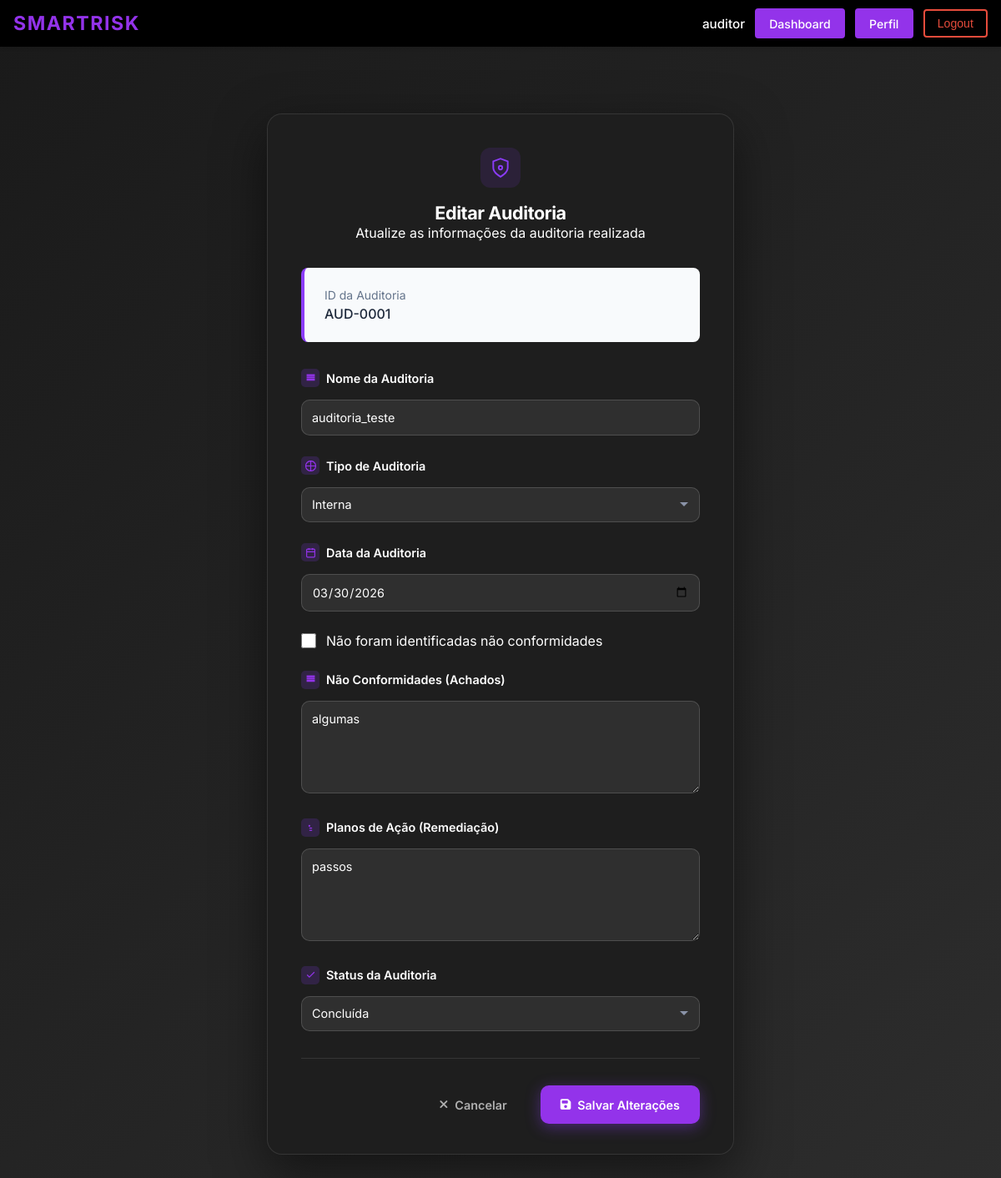
/editar_auditoria/1/ (signed in), run on the app's committed database.
### ismsapp/models.py (models this page shows, shortened)
class Auditoria(models.Model):
    class TipoAuditoria(models.TextChoices):
        INTERNA = "interna", "Interna"
        EXTERNA = "externa", "Externa"
    class StatusAuditoria(models.TextChoices):
        PENDENTE = "pendente", "Pendente"
        CONCLUIDA = "concluida", "Concluída"
    """Type of audit: internal or external."""
    tipo_auditoria = models.CharField(
        max_length=20,
        choices=TipoAuditoria.choices,
        help_text="Tipo de auditoria realizada: interna ou externa."
    )
    """Name or ID of the audit (e.g., 'AUD-2023-001')."""
    nome = models.CharField(
        max_length=255,
        help_text="Nome ou ID da auditoria (ex: 'AUD-2023-001')."
    )
    """Date when the audit was conducted."""
    data_auditoria = models.DateField(
        help_text="Data em que a auditoria foi realizada."
    )
    """Whether non-conformities were identified during the audit."""
    nao_conformidades_identificadas = models.BooleanField(
        default=False,
        help_text="Indica se foram identificadas não conformidades durante a auditoria."
    )
    """Description of non-conformities found (if any)."""
    nao_conformidades = models.TextField(
        blank=True,
        help_text="Descrição dos achados e não conformidades identificadas (se houver)."
    )
    """Remediation/action plan to address identified non-conformities."""
    plano_acao = models.TextField(
        blank=True,
        help_text="Planos de ação para remediação das não conformidades."
    )
    """Current status of the audit."""
    status = models.CharField(
        max_length=20,
        choices=StatusAuditoria.choices,
        default=StatusAuditoria.PENDENTE,
        help_text="Status atual da auditoria."
    )
    """User who registered this audit."""
    registrado_por = models.ForeignKey(
        User,
        on_delete=models.SET_NULL,
        null=True,
        blank=True,
        related_name="auditorias_registradas",
        help_text="Usuário que registrou esta auditoria."
    )
    """Timestamp when this audit was registered."""
    data_registro = models.DateTimeField(
        auto_now_add=True,
        help_text="Data e hora do registro da auditoria no sistema."
    )
    """Timestamp of the last update to this audit."""
    data_atualizacao = models.DateTimeField(
        auto_now=True,
        help_text="Data e hora da última atualização da auditoria."
    )
    class Meta:
        verbose_name = "Auditoria"
        verbose_name_plural = "Auditorias"
        ordering = ["-data_auditoria"]

### ismsapp/views.py (the view, shortened to what this page needs)
# urls.py: path("editar_auditoria/<int:auditoria_id>/", views.UpdateAuditoriaView.as_view(), name="editar_auditoria"),
class UpdateAuditoriaView(View):
    form_class = AuditoriaForm
    template_name = "ismsapp/editar_auditoria.html"
    def _check_permission(self, user):
        if not user.is_authenticated:
            return False
        user_profile = getattr(user, 'profile', None)
        if not user_profile:
            return False
        return user_profile.actor_type == UserProfile.Actor.AUDITOR
    @method_decorator(login_required(login_url="login"))
    def get(self, request, auditoria_id=None, *args, **kwargs):
        if not self._check_permission(request.user):
            return redirect('dashboard')
        from .models import Auditoria
        if not auditoria_id:
            return redirect('lista_auditorias')
        try:
            auditoria = Auditoria.objects.get(id=auditoria_id)
        except Auditoria.DoesNotExist:
            messages.error(request, "Auditoria não encontrada.")
            return redirect('lista_auditorias')
        form = self.form_class(instance=auditoria)
        contexto = {
            'form': form,
            'auditoria': auditoria,
            'auditoria_id': auditoria_id,
        }
        return render(request, self.template_name, contexto)

### ismsapp/templates/ismsapp/editar_auditoria.html (shortened to what this page needs)
{% extends "ismsapp/base.html" %}
{% load static %}
{% block extra_css %}
    <link href="{% static 'css/ismsapp/identificacao_riscos.css' %}" rel="stylesheet">
    <link href="{% static 'css/ismsapp/editar_auditoria.css' %}" rel="stylesheet">
    <link href="https://cdnjs.cloudflare.com/ajax/libs/font-awesome/6.4.0/css/all.min.css" rel="stylesheet">
{% endblock %}
{% block content %}
    <div class="page">
        <form method="post" action="" class="card">
            <div class="card-header">
                <div class="shield-wrap">
                    <svg width="26" height="26" viewBox="0 0 24 24" fill="none" stroke="#8b3cf7" stroke-width="1.8">
                        <path d="M12 22s8-4 8-10V5l-8-3-8 3v7c0 6 8 10 8 10z"/>
                        <circle cx="12" cy="12" r="2"/>
                    </svg>
                </div>
                <div>
                    <h1 class="card-title">Editar Auditoria</h1>
                    <p class="card-description">Atualize as informações da auditoria realizada</p>
                </div>
            </div>
            <div style="background: #f8fafc; padding: 1.5rem; border-radius: 8px; margin-bottom: 2rem; border-left: 4px solid #8b3cf7;">
                <div>
                    <p style="color: #64748b; font-size: 0.875rem; margin-bottom: 0.25rem;">ID da Auditoria</p>
                    <p style="color: #1e293b; font-weight: 500;">AUD-{{ auditoria.id|stringformat:"04d" }}</p>
                </div>
            </div>
            <div class="section">
                <div class="section-label">
                    <span class="s-icon s-purple">
                        <svg width="13" height="13" viewBox="0 0 24 24" fill="none" stroke="currentColor" stroke-width="2.2">
                            <path d="M4 4h16v2H4V4z"/>
                            <path d="M4 9h16v2H4V9z"/>
                            <path d="M4 14h16v2H4v-2z"/>
                        </svg>
                    </span>
                    {{ form.nome.label }}
                </div>
                {{ form.nome }}
            </div>
            <div class="section">
                <div class="section-label">
                    <span class="s-icon s-purple">
                        <svg width="13" height="13" viewBox="0 0 24 24" fill="none" stroke="currentColor" stroke-width="2.2">
                            <path d="M12 1v22M1 12h22"/>
                            <circle cx="12" cy="12" r="11"/>
                        </svg>
                    </span>
                    {{ form.tipo_auditoria.label }}
                </div>
                {{ form.tipo_auditoria }}
            </div>
            <div class="section">
                <div class="section-label">
                    <span class="s-icon s-purple">
                        <svg width="13" height="13" viewBox="0 0 24 24" fill="none" stroke="currentColor" stroke-width="2.2">
                            <rect x="3" y="4" width="18" height="18" rx="2" ry="2"/>
                            <line x1="16" y1="2" x2="16" y2="6"/>
                            <line x1="8" y1="2" x2="8" y2="6"/>
                            <line x1="3" y1="10" x2="21" y2="10"/>
                        </svg>
                    </span>
                    {{ form.data_auditoria.label }}
                </div>
                {{ form.data_auditoria }}
            </div>
            <div class="section">
                <div style="display: flex; align-items: center; gap: 0.75rem;">
                    {{ form.nao_conformidades_identificadas }}
                    <label for="{{ form.nao_conformidades_identificadas.id_for_label }}" style="margin: 0; cursor: pointer;">
                        {{ form.nao_conformidades_identificadas.label }}
                    </label>
                </div>
            </div>
            <div class="section">
                <div class="section-label">
                    <span class="s-icon s-purple">
                        <svg width="13" height="13" viewBox="0 0 24 24" fill="none" stroke="currentColor" stroke-width="2.2">
                            <path d="M4 4h16v2H4V4z"/>
                            <path d="M4 9h16v2H4V9z"/>
                            <path d="M4 14h16v2H4v-2z"/>
                        </svg>
                    </span>
                    {{ form.nao_conformidades.label }}
                </div>
                {{ form.nao_conformidades }}
            </div>
            <div class="section">
                <div class="section-label">
                    <span class="s-icon s-purple">
                        <svg width="13" height="13" viewBox="0 0 24 24" fill="none" stroke="currentColor" stroke-width="2.2">
                            <circle cx="9" cy="9" r="1"/>
                            <path d="M9 14h6"/>
                            <path d="M9 19h6"/>
                        </svg>
                    </span>
                    {{ form.plano_acao.label }}
                </div>
                {{ form.plano_acao }}
            </div>
            <div class="section">
                <div class="section-label">
                    <span class="s-icon s-purple">
                        <svg width="13" height="13" viewBox="0 0 24 24" fill="none" stroke="currentColor" stroke-width="2.2">
                            <polyline points="20 6 9 17 4 12"></polyline>
                        </svg>
                    </span>
                    {{ form.status.label }}
                </div>
                {{ form.status }}
            </div>
            <div class="form-buttons">
                <a href="{% url 'lista_auditorias' %}" class="btn btn-cancel">
                    <i class="fas fa-times"></i> Cancelar
                </a>
                <button type="submit" class="btn btn-confirm">
                    <i class="fas fa-save"></i> Salvar Alterações
                </button>
            </div>
        </form>
    </div>
{% endblock %}

### ismsapp/templates/ismsapp/base.html (shortened to what this page needs)
{% load static %}
<!DOCTYPE html>
<html lang="en">
<head>
    <link rel="stylesheet" href="{% static 'css/ismsapp/header.css' %}">
    {% block extra_css %}{% endblock %}
</head>
<body class="{% block body_class %}{% endblock %}">
    <header class="isms-header" role="banner">
        <div class="header-container">
            <a href="{% url 'home' %}" class="header-logo" aria-label="SmartRisk home">
                <span class="logo-text">SmartRisk</span>
            </a>
            <nav id="site-navigation" class="header-nav" role="navigation" aria-label="Main Navigation">
                {% if user.is_authenticated %}
                    <div class="nav-user">
                        <span class="username">{{ user.username }}</span>
                        <a href="{% url 'dashboard' %}" class="nav-button dashboard-button {% if request.resolver_match.url_name == 'dashboard' %}active{% endif %}" aria-label="Dashboard">
                            Dashboard
                        </a>
                        <a href="{% url 'profile' %}" class="nav-button profile-button {% if request.resolver_match.url_name == 'profile' %}active{% endif %}" aria-label="Profile">
                            Perfil
                        </a>
                        <form action="{% url 'logout' %}" method="post" style="display:inline;">
                            <button type="submit" class="nav-button logout-button" aria-label="Logout">Logout</button>
                        </form>
                    </div>
                {% endif %}
            </nav>
        </div>
    </header>
    <main id="main-content" class="main-content">
        <div class="content-container">
            {% block content %}{% endblock %}
        </div>
    </main>
</body>
</html>

### ismsapp/static/css/ismsapp/header.css (style rules this page uses)
.isms-header { background-color: #000000; color: white; padding: 0.65rem 0; box-shadow: 0 2px 4px rgba(0, 0, 0, 0.1); position: sticky; top: 0; z-index: 100; }
.header-container { max-width: 1200px; margin: 0 auto; padding: 0 1rem; display: flex; justify-content: space-between; align-items: center; }
.header-logo { text-decoration: none; color: white; display: flex; align-items: center; gap: 0.5rem; }
.logo-text { font-size: 1.45rem; font-weight: 700; letter-spacing: 1.5px; color: #9333ea; text-transform: uppercase; transition: color 0.3s ease; }
.header-nav { display: flex; align-items: center; gap: 0.75rem; }
.nav-user, .nav-auth { display: flex; align-items: center; gap: 0.75rem; }
.username { font-size: 0.95rem; color: #ffffff; font-weight: 500; padding: 0; background-color: transparent; }
.nav-button { padding: 0.45rem 0.95rem; border-radius: 4px; text-decoration: none; font-size: 0.88rem; font-weight: 500; transition: all 0.3s ease; cursor: pointer; border: none; display: inline-block; }
.profile-button { background-color: #9333ea; color: white; border: 2px solid #9333ea; }
.dashboard-button { background-color: #9333ea; color: white; border: 2px solid #9333ea; }
.logout-button { background-color: transparent; color: #e74c3c; border: 2px solid #e74c3c; }
.main-content { max-width: 1200px; margin: 2rem auto; padding: 0 1.5rem; }

### ismsapp/static/css/ismsapp/editar_auditoria.css (style rules this page uses)
.form-buttons { display: flex; gap: 1rem; margin-top: 2rem; padding-top: 2rem; border-top: 1px solid rgba(255, 255, 255, 0.1); justify-content: flex-end; }
.btn { padding: 0.75rem 1.5rem; border-radius: 10px; border: none; font-size: 0.9rem; font-weight: 600; cursor: pointer; display: inline-flex; align-items: center; gap: 0.5rem; text-decoration: none; transition: all 0.2s; height: 46px; }
.btn-cancel { background: none; color: var(--text-secondary, #b0b0b0); }
.btn-confirm { background: var(--purple, #9333ea); color: white; box-shadow: 0 4px 18px rgba(139,60,247,.4); }

### data on the page
Auditoria: id "0001", nome "auditoria_teste", tipo_auditoria "Interna", data_auditoria "03/30/2026", nao_conformidades "algumas", plano_acao "passos", status "Concluída"

### other printed values
{{ user.username }} "auditor"
